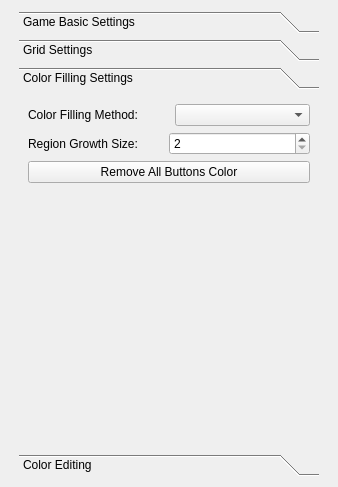
<?xml version="1.0" encoding="UTF-8"?>
<ui version="4.0">
 <class>GameEditorSideToolbox</class>
 <widget class="QWidget" name="GameEditorSideToolbox">
  <property name="geometry">
   <rect>
    <x>0</x>
    <y>0</y>
    <width>338</width>
    <height>487</height>
   </rect>
  </property>
  <property name="windowTitle">
   <string>Form</string>
  </property>
  <layout class="QGridLayout" name="gridLayout_2">
   <item row="0" column="0">
    <widget class="QToolBox" name="toolBox">
     <property name="sizePolicy">
      <sizepolicy hsizetype="MinimumExpanding" vsizetype="Preferred">
       <horstretch>0</horstretch>
       <verstretch>0</verstretch>
      </sizepolicy>
     </property>
     <property name="maximumSize">
      <size>
       <width>300</width>
       <height>16777215</height>
      </size>
     </property>
     <property name="currentIndex">
      <number>2</number>
     </property>
     <widget class="QWidget" name="page_4">
      <property name="geometry">
       <rect>
        <x>0</x>
        <y>0</y>
        <width>300</width>
        <height>353</height>
       </rect>
      </property>
      <attribute name="label">
       <string>Game Basic Settings</string>
      </attribute>
      <layout class="QGridLayout" name="gridLayout_8">
       <item row="0" column="0">
        <layout class="QVBoxLayout" name="verticalLayout_5">
         <item>
          <layout class="QGridLayout" name="gridLayout_6">
           <item row="0" column="0">
            <widget class="QLabel" name="label_3">
             <property name="text">
              <string>Max Step:</string>
             </property>
            </widget>
           </item>
           <item row="0" column="1">
            <widget class="QSpinBox" name="SpinBox_MaxStep">
             <property name="minimum">
              <number>1</number>
             </property>
            </widget>
           </item>
           <item row="1" column="0">
            <widget class="QLabel" name="label_4">
             <property name="text">
              <string>Target Color:</string>
             </property>
            </widget>
           </item>
           <item row="1" column="1">
            <widget class="QComboBox" name="ComboBox_TargetColor"/>
           </item>
          </layout>
         </item>
         <item>
          <spacer name="verticalSpacer_3">
           <property name="orientation">
            <enum>Qt::Orientation::Vertical</enum>
           </property>
           <property name="sizeHint" stdset="0">
            <size>
             <width>20</width>
             <height>40</height>
            </size>
           </property>
          </spacer>
         </item>
        </layout>
       </item>
      </layout>
     </widget>
     <widget class="QWidget" name="page">
      <property name="geometry">
       <rect>
        <x>0</x>
        <y>0</y>
        <width>300</width>
        <height>353</height>
       </rect>
      </property>
      <attribute name="label">
       <string>Grid Settings</string>
      </attribute>
      <layout class="QGridLayout" name="gridLayout_4">
       <item row="0" column="0">
        <layout class="QVBoxLayout" name="verticalLayout">
         <item>
          <layout class="QHBoxLayout" name="horizontalLayout">
           <item>
            <widget class="QLabel" name="Label_Row_2">
             <property name="sizePolicy">
              <sizepolicy hsizetype="Minimum" vsizetype="Minimum">
               <horstretch>0</horstretch>
               <verstretch>0</verstretch>
              </sizepolicy>
             </property>
             <property name="text">
              <string>Rows:</string>
             </property>
            </widget>
           </item>
           <item>
            <widget class="QSpinBox" name="SpinBox_Rows">
             <property name="sizePolicy">
              <sizepolicy hsizetype="MinimumExpanding" vsizetype="Minimum">
               <horstretch>0</horstretch>
               <verstretch>0</verstretch>
              </sizepolicy>
             </property>
             <property name="minimum">
              <number>3</number>
             </property>
             <property name="maximum">
              <number>40</number>
             </property>
             <property name="value">
              <number>3</number>
             </property>
            </widget>
           </item>
           <item>
            <widget class="QLabel" name="Label_Col_2">
             <property name="sizePolicy">
              <sizepolicy hsizetype="Minimum" vsizetype="Minimum">
               <horstretch>0</horstretch>
               <verstretch>0</verstretch>
              </sizepolicy>
             </property>
             <property name="text">
              <string>Cols:</string>
             </property>
            </widget>
           </item>
           <item>
            <widget class="QSpinBox" name="SpinBox_Cols">
             <property name="sizePolicy">
              <sizepolicy hsizetype="MinimumExpanding" vsizetype="Minimum">
               <horstretch>0</horstretch>
               <verstretch>0</verstretch>
              </sizepolicy>
             </property>
             <property name="minimum">
              <number>3</number>
             </property>
             <property name="maximum">
              <number>40</number>
             </property>
             <property name="value">
              <number>3</number>
             </property>
            </widget>
           </item>
          </layout>
         </item>
         <item>
          <layout class="QHBoxLayout" name="horizontalLayout_2">
           <item>
            <spacer name="horizontalSpacer">
             <property name="orientation">
              <enum>Qt::Orientation::Horizontal</enum>
             </property>
             <property name="sizeHint" stdset="0">
              <size>
               <width>40</width>
               <height>20</height>
              </size>
             </property>
            </spacer>
           </item>
           <item>
            <widget class="QCheckBox" name="CheckBox_AutoRebuild">
             <property name="text">
              <string>Auto Rebuild ?</string>
             </property>
             <property name="checked">
              <bool>true</bool>
             </property>
            </widget>
           </item>
           <item>
            <spacer name="horizontalSpacer_2">
             <property name="orientation">
              <enum>Qt::Orientation::Horizontal</enum>
             </property>
             <property name="sizeHint" stdset="0">
              <size>
               <width>40</width>
               <height>20</height>
              </size>
             </property>
            </spacer>
           </item>
           <item>
            <widget class="QPushButton" name="Btn_EditorRebuild">
             <property name="sizePolicy">
              <sizepolicy hsizetype="Minimum" vsizetype="Minimum">
               <horstretch>0</horstretch>
               <verstretch>0</verstretch>
              </sizepolicy>
             </property>
             <property name="layoutDirection">
              <enum>Qt::LayoutDirection::LeftToRight</enum>
             </property>
             <property name="text">
              <string>Rebuild Grid</string>
             </property>
            </widget>
           </item>
          </layout>
         </item>
         <item>
          <spacer name="verticalSpacer">
           <property name="orientation">
            <enum>Qt::Orientation::Vertical</enum>
           </property>
           <property name="sizeHint" stdset="0">
            <size>
             <width>20</width>
             <height>40</height>
            </size>
           </property>
          </spacer>
         </item>
        </layout>
       </item>
      </layout>
     </widget>
     <widget class="QWidget" name="page_2">
      <property name="geometry">
       <rect>
        <x>0</x>
        <y>0</y>
        <width>300</width>
        <height>353</height>
       </rect>
      </property>
      <attribute name="label">
       <string>Color Filling Settings</string>
      </attribute>
      <layout class="QGridLayout" name="gridLayout_5">
       <item row="0" column="0">
        <layout class="QVBoxLayout" name="verticalLayout_4">
         <item>
          <layout class="QGridLayout" name="gridLayout">
           <item row="0" column="0" colspan="2">
            <widget class="QLabel" name="label">
             <property name="sizePolicy">
              <sizepolicy hsizetype="MinimumExpanding" vsizetype="Preferred">
               <horstretch>0</horstretch>
               <verstretch>0</verstretch>
              </sizepolicy>
             </property>
             <property name="text">
              <string>Color Filling Method:</string>
             </property>
            </widget>
           </item>
           <item row="1" column="1" colspan="2">
            <widget class="QSpinBox" name="SpinBox_GrowthSize">
             <property name="sizePolicy">
              <sizepolicy hsizetype="Minimum" vsizetype="Preferred">
               <horstretch>0</horstretch>
               <verstretch>0</verstretch>
              </sizepolicy>
             </property>
             <property name="minimum">
              <number>2</number>
             </property>
            </widget>
           </item>
           <item row="1" column="0">
            <widget class="QLabel" name="label_2">
             <property name="sizePolicy">
              <sizepolicy hsizetype="MinimumExpanding" vsizetype="Preferred">
               <horstretch>0</horstretch>
               <verstretch>0</verstretch>
              </sizepolicy>
             </property>
             <property name="text">
              <string>Region Growth Size:</string>
             </property>
            </widget>
           </item>
           <item row="0" column="2">
            <widget class="QComboBox" name="ComboBox_ColorFillMethod">
             <property name="sizePolicy">
              <sizepolicy hsizetype="Expanding" vsizetype="Preferred">
               <horstretch>0</horstretch>
               <verstretch>0</verstretch>
              </sizepolicy>
             </property>
             <property name="minimumSize">
              <size>
               <width>30</width>
               <height>0</height>
              </size>
             </property>
             <property name="sizeAdjustPolicy">
              <enum>QComboBox::SizeAdjustPolicy::AdjustToContents</enum>
             </property>
             <property name="modelColumn">
              <number>0</number>
             </property>
            </widget>
           </item>
          </layout>
         </item>
         <item>
          <widget class="QPushButton" name="Btn_RemoveBtnColor">
           <property name="toolTip">
            <string>Reset all button's color in INVALID color.</string>
           </property>
           <property name="toolTipDuration">
            <number>3</number>
           </property>
           <property name="statusTip">
            <string>Reset all button's color in INVALID color.</string>
           </property>
           <property name="whatsThis">
            <string>Reset all button's color in INVALID color.</string>
           </property>
           <property name="text">
            <string>Remove All Buttons Color</string>
           </property>
          </widget>
         </item>
         <item>
          <spacer name="verticalSpacer_2">
           <property name="orientation">
            <enum>Qt::Orientation::Vertical</enum>
           </property>
           <property name="sizeHint" stdset="0">
            <size>
             <width>20</width>
             <height>40</height>
            </size>
           </property>
          </spacer>
         </item>
        </layout>
       </item>
      </layout>
     </widget>
     <widget class="QWidget" name="page_3">
      <property name="geometry">
       <rect>
        <x>0</x>
        <y>0</y>
        <width>300</width>
        <height>353</height>
       </rect>
      </property>
      <attribute name="label">
       <string>Color Editing</string>
      </attribute>
      <layout class="QGridLayout" name="gridLayout_7">
       <item row="0" column="0">
        <widget class="ColorEditor" name="ColorEditorPanel" native="true"/>
       </item>
      </layout>
     </widget>
    </widget>
   </item>
  </layout>
 </widget>
 <customwidgets>
  <customwidget>
   <class>ColorEditor</class>
   <extends>QWidget</extends>
   <header>ColorEditor.h</header>
   <container>1</container>
  </customwidget>
 </customwidgets>
 <resources/>
 <connections/>
</ui>
